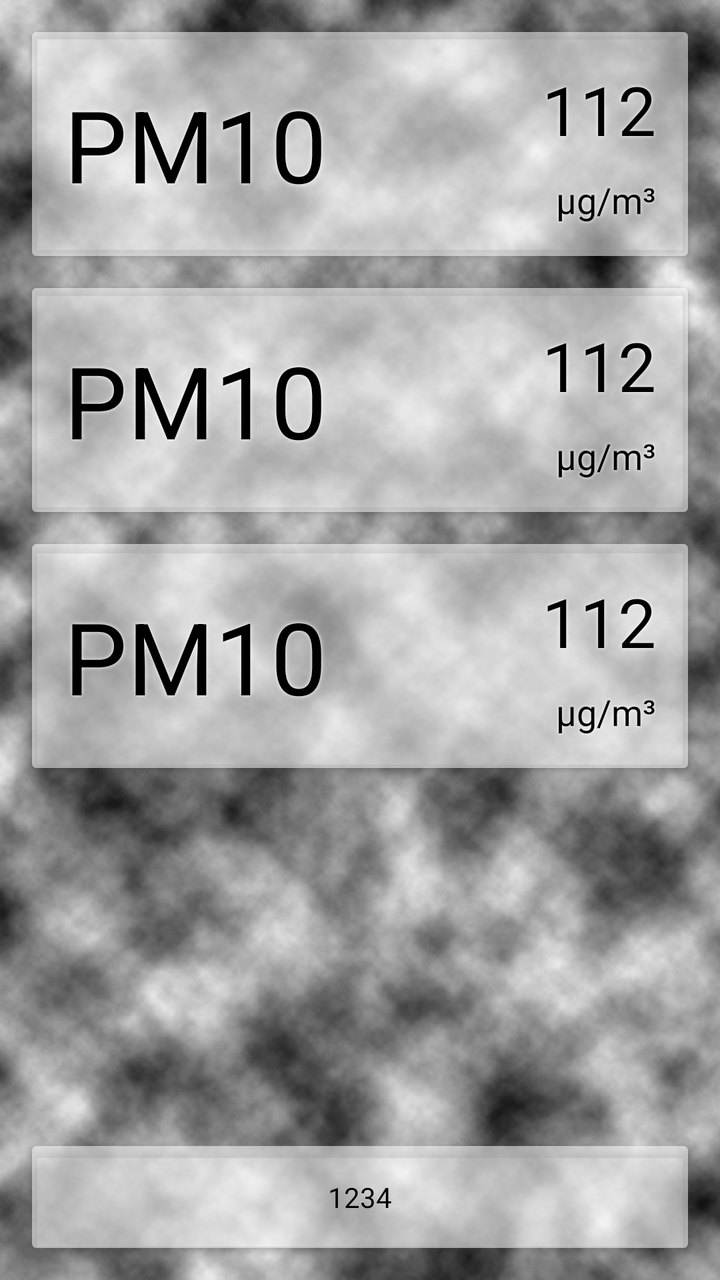
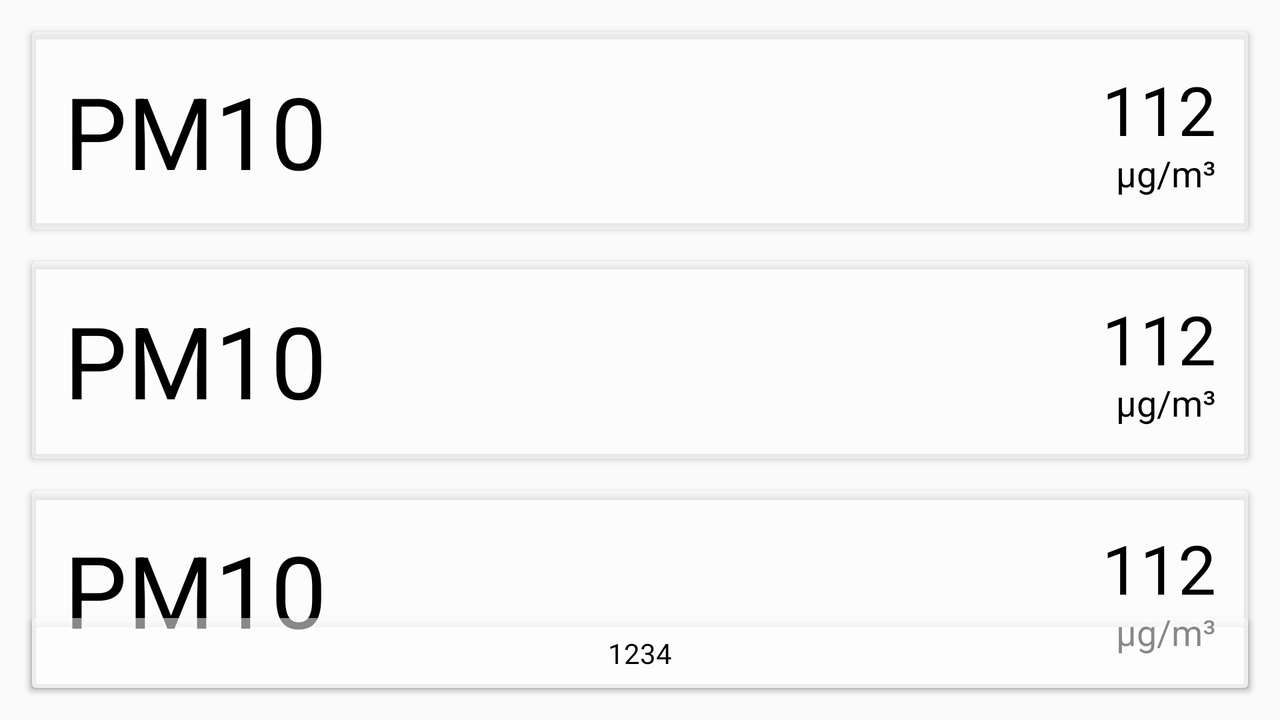

One screen, two layout resources from the same app: the default and the repository's alternative for another configuration. Each is rendered where Android would select it; the XML of both is given below.
<!-- AndroidManifest.xml: application theme AppTheme -->
<!-- res/layout/fragment_values.xml -->
<?xml version="1.0" encoding="utf-8"?>
<android.support.constraint.ConstraintLayout
        xmlns:android="http://schemas.android.com/apk/res/android"
        xmlns:app="http://schemas.android.com/apk/res-auto"
        xmlns:tools="http://schemas.android.com/tools"
        android:layout_width="match_parent"
        android:layout_height="match_parent"
        android:background="@drawable/bg"
        tools:context="sanchin.pmstation.MainActivity">
    <android.support.v7.widget.AppCompatImageView
        android:id="@+id/smog"
        android:layout_width="match_parent"
        android:layout_height="match_parent"
        android:src="@drawable/bg_smog"
        android:scaleType="centerCrop"/>
    <android.support.v7.widget.CardView
            android:id="@+id/pm1_card"
            android:layout_width="0dp"
            android:layout_height="112dp"
            android:layout_marginTop="16dp"
            android:layout_marginEnd="16dp"
            android:layout_marginStart="16dp"
            app:cardBackgroundColor="#88FFFFFF"
            app:layout_constraintEnd_toEndOf="parent"
            app:layout_constraintStart_toStartOf="parent"
            app:layout_constraintTop_toTopOf="parent"
            >
        <include layout="@layout/pm_card"/>
    </android.support.v7.widget.CardView>
    <android.support.v7.widget.CardView
            android:id="@+id/pm25_card"
            android:layout_width="0dp"
            android:layout_height="112dp"
            android:layout_marginEnd="16dp"
            android:layout_marginStart="16dp"
            android:layout_marginTop="16dp"
            app:cardBackgroundColor="#88FFFFFF"
            app:layout_constraintEnd_toEndOf="parent"
            app:layout_constraintStart_toStartOf="parent"
            app:layout_constraintTop_toBottomOf="@+id/pm1_card">
        <include layout="@layout/pm_card"/>
    </android.support.v7.widget.CardView>
    <android.support.v7.widget.CardView
            android:id="@+id/pm10_card"
            android:layout_width="0dp"
            android:layout_height="112dp"
            android:layout_marginEnd="16dp"
            android:layout_marginStart="16dp"
            android:layout_marginTop="16dp"
            app:cardBackgroundColor="#88FFFFFF"
            app:layout_constraintEnd_toEndOf="parent"
            app:layout_constraintStart_toStartOf="parent"
            app:layout_constraintTop_toBottomOf="@+id/pm25_card">
        <include layout="@layout/pm_card"/>
    </android.support.v7.widget.CardView>
    <android.support.v7.widget.CardView
            android:id="@+id/time_card"
            android:layout_width="0dp"
            android:layout_height="wrap_content"
            android:layout_marginEnd="16dp"
            android:layout_marginStart="16dp"
            android:layout_marginBottom="16dp"
            app:cardBackgroundColor="#88FFFFFF"
            app:layout_constraintEnd_toEndOf="parent"
            app:layout_constraintStart_toStartOf="parent"
            app:layout_constraintBottom_toBottomOf="parent"
            >
        <TextView
                android:id="@+id/time"
                android:layout_width="match_parent"
                android:layout_height="wrap_content"
                android:layout_marginBottom="16dp"
                android:layout_marginStart="16dp"
                android:layout_marginEnd="16dp"
                android:layout_marginTop="16dp"
                android:text="@string/pm10"
                tools:text="1234"
                android:gravity="center"
                android:layout_gravity="center"
                />
    </android.support.v7.widget.CardView>
</android.support.constraint.ConstraintLayout>
<!-- res/layout/pm_card.xml (included above) -->
<?xml version="1.0" encoding="utf-8"?>
<android.support.constraint.ConstraintLayout
    xmlns:android="http://schemas.android.com/apk/res/android"
    xmlns:app="http://schemas.android.com/apk/res-auto"
    xmlns:tools="http://schemas.android.com/tools"
    android:layout_width="match_parent"
    android:layout_height="match_parent"
    tools:showIn="@layout/activity_main">
    <TextView
        android:id="@+id/pm_value"
        android:layout_width="wrap_content"
        android:layout_height="wrap_content"
        android:layout_marginEnd="16dp"
        android:layout_marginTop="16dp"
        android:shadowColor="#ffffff"
        android:shadowRadius="5"
        android:textAppearance="@style/TextAppearance.AppCompat.Display1"
        android:textColor="@android:color/black"
        app:layout_constraintEnd_toEndOf="parent"
        app:layout_constraintTop_toTopOf="parent"
        tools:text="112"/>
    <TextView
        android:layout_width="wrap_content"
        android:layout_height="wrap_content"
        android:layout_marginBottom="16dp"
        android:layout_marginEnd="16dp"
        android:shadowColor="#ffffff"
        android:shadowRadius="5"
        android:text="@string/unit"
        android:textAppearance="@style/TextAppearance.AppCompat.Medium"
        android:textColor="@android:color/black"
        app:layout_constraintBottom_toBottomOf="parent"
        app:layout_constraintEnd_toEndOf="parent"/>
    <TextView
        android:id="@+id/pm_label"
        android:layout_width="wrap_content"
        android:layout_height="wrap_content"
        android:layout_marginBottom="16dp"
        android:layout_marginStart="16dp"
        android:layout_marginTop="16dp"
        android:shadowColor="#ffffff"
        android:shadowRadius="5"
        android:text="@string/pm10"
        android:textColor="@android:color/black"
        android:textSize="50sp"
        app:layout_constraintBottom_toBottomOf="parent"
        app:layout_constraintStart_toStartOf="parent"
        app:layout_constraintTop_toTopOf="parent"/>
</android.support.constraint.ConstraintLayout>
<!-- res/layout/activity_main.xml (included above) -->
<?xml version="1.0" encoding="utf-8"?>
<android.support.constraint.ConstraintLayout
    xmlns:android="http://schemas.android.com/apk/res/android"
    xmlns:app="http://schemas.android.com/apk/res-auto"
    xmlns:tools="http://schemas.android.com/tools"
    android:layout_width="match_parent"
    android:layout_height="match_parent"
    android:background="@drawable/bg"
    tools:context="pmstation.MainActivity"
    >
    <android.support.v7.widget.AppCompatImageView
        android:id="@+id/smog"
        android:layout_width="match_parent"
        android:layout_height="match_parent"
        android:src="@drawable/bg_smog"
        android:scaleType="centerCrop"/>
    <FrameLayout
        android:id="@+id/fragment_container"
        android:layout_width="match_parent"
        android:layout_height="match_parent"
        app:layout_constraintBottom_toBottomOf="parent"
        app:layout_constraintEnd_toEndOf="parent"
        app:layout_constraintHorizontal_bias="0.0"
        app:layout_constraintStart_toStartOf="parent"
        app:layout_constraintTop_toTopOf="parent"
        app:layout_constraintVertical_bias="0.0"
        />
    
        
        
        
        
        
        
</android.support.constraint.ConstraintLayout>
<!-- resources referenced by this layout -->
<resources>
  <!-- drawable bg: jpg bitmap (drawable-hdpi, 193150 bytes) -->
  <!-- drawable bg_smog: jpg bitmap (drawable-hdpi, 114175 bytes) -->
  <string name="pm10">PM10</string>
  <string name="unit">µg/m³</string>
  <style name="AppTheme" parent="Theme.AppCompat.Light.DarkActionBar">
          
          <item name="colorPrimary">@color/colorPrimary</item>
          <item name="colorPrimaryDark">@color/colorPrimaryDark</item>
          <item name="colorAccent">@color/colorAccent</item>
          <item name="android:textColor">#000000</item>
      </style>
  <color name="colorPrimary">#3F51B5</color>
  <color name="colorPrimaryDark">#303F9F</color>
  <color name="colorAccent">#a16100</color>
</resources>
<!-- res/layout-land/fragment_values.xml (the repository's variant of the layout above) -->
<!-- drawn on the phone turned sideways -->
<?xml version="1.0" encoding="utf-8"?>
<android.support.constraint.ConstraintLayout
    xmlns:android="http://schemas.android.com/apk/res/android"
    xmlns:app="http://schemas.android.com/apk/res-auto"
    xmlns:tools="http://schemas.android.com/tools"
    android:layout_width="match_parent"
    android:layout_height="match_parent"
    tools:context="pmstation.MainActivity">
    <androidx.cardview.widget.CardView
        android:id="@+id/pm1_card"
        android:layout_width="0dp"
        android:layout_height="wrap_content"
        android:layout_marginEnd="16dp"
        android:layout_marginStart="16dp"
        android:layout_marginTop="16dp"
        app:cardBackgroundColor="#88FFFFFF"
        app:layout_constraintEnd_toEndOf="parent"
        app:layout_constraintStart_toStartOf="parent"
        app:layout_constraintTop_toTopOf="parent"
        >
        <include layout="@layout/pm_card"/>
    </androidx.cardview.widget.CardView>
    <androidx.cardview.widget.CardView
        android:id="@+id/pm25_card"
        android:layout_width="0dp"
        android:layout_height="wrap_content"
        android:layout_marginEnd="16dp"
        android:layout_marginStart="16dp"
        android:layout_marginTop="16dp"
        app:cardBackgroundColor="#88FFFFFF"
        app:layout_constraintEnd_toEndOf="parent"
        app:layout_constraintStart_toStartOf="parent"
        app:layout_constraintTop_toBottomOf="@+id/pm1_card">
        <include layout="@layout/pm_card"/>
    </androidx.cardview.widget.CardView>
    <androidx.cardview.widget.CardView
        android:id="@+id/pm10_card"
        android:layout_width="0dp"
        android:layout_height="wrap_content"
        android:layout_marginEnd="16dp"
        android:layout_marginStart="16dp"
        android:layout_marginTop="16dp"
        app:cardBackgroundColor="#88FFFFFF"
        app:layout_constraintEnd_toEndOf="parent"
        app:layout_constraintStart_toStartOf="parent"
        app:layout_constraintTop_toBottomOf="@+id/pm25_card">
        <include layout="@layout/pm_card"/>
    </androidx.cardview.widget.CardView>
    <androidx.cardview.widget.CardView
        android:id="@+id/time_card"
        android:layout_width="0dp"
        android:layout_height="wrap_content"
        android:layout_marginBottom="16dp"
        android:layout_marginEnd="16dp"
        android:layout_marginStart="16dp"
        app:cardBackgroundColor="#88FFFFFF"
        app:layout_constraintBottom_toBottomOf="parent"
        app:layout_constraintEnd_toEndOf="parent"
        app:layout_constraintStart_toStartOf="parent"
        >
        <TextView
            android:id="@+id/time"
            android:layout_width="match_parent"
            android:layout_height="wrap_content"
            android:layout_gravity="center"
            android:layout_marginBottom="8dp"
            android:layout_marginEnd="16dp"
            android:layout_marginStart="16dp"
            android:layout_marginTop="8dp"
            android:gravity="center"
            android:textColor="@android:color/black"
            tools:text="1234"
            />
    </androidx.cardview.widget.CardView>
</android.support.constraint.ConstraintLayout>
<!-- res/layout/fragment_values.xml (included above) -->
<?xml version="1.0" encoding="utf-8"?>
<android.support.constraint.ConstraintLayout
        xmlns:android="http://schemas.android.com/apk/res/android"
        xmlns:app="http://schemas.android.com/apk/res-auto"
        xmlns:tools="http://schemas.android.com/tools"
        android:layout_width="match_parent"
        android:layout_height="match_parent"
        android:background="@drawable/bg"
        tools:context="sanchin.pmstation.MainActivity">
    <android.support.v7.widget.AppCompatImageView
        android:id="@+id/smog"
        android:layout_width="match_parent"
        android:layout_height="match_parent"
        android:src="@drawable/bg_smog"
        android:scaleType="centerCrop"/>
    <android.support.v7.widget.CardView
            android:id="@+id/pm1_card"
            android:layout_width="0dp"
            android:layout_height="112dp"
            android:layout_marginTop="16dp"
            android:layout_marginEnd="16dp"
            android:layout_marginStart="16dp"
            app:cardBackgroundColor="#88FFFFFF"
            app:layout_constraintEnd_toEndOf="parent"
            app:layout_constraintStart_toStartOf="parent"
            app:layout_constraintTop_toTopOf="parent"
            >
        <include layout="@layout/pm_card"/>
    </android.support.v7.widget.CardView>
    <android.support.v7.widget.CardView
            android:id="@+id/pm25_card"
            android:layout_width="0dp"
            android:layout_height="112dp"
            android:layout_marginEnd="16dp"
            android:layout_marginStart="16dp"
            android:layout_marginTop="16dp"
            app:cardBackgroundColor="#88FFFFFF"
            app:layout_constraintEnd_toEndOf="parent"
            app:layout_constraintStart_toStartOf="parent"
            app:layout_constraintTop_toBottomOf="@+id/pm1_card">
        <include layout="@layout/pm_card"/>
    </android.support.v7.widget.CardView>
    <android.support.v7.widget.CardView
            android:id="@+id/pm10_card"
            android:layout_width="0dp"
            android:layout_height="112dp"
            android:layout_marginEnd="16dp"
            android:layout_marginStart="16dp"
            android:layout_marginTop="16dp"
            app:cardBackgroundColor="#88FFFFFF"
            app:layout_constraintEnd_toEndOf="parent"
            app:layout_constraintStart_toStartOf="parent"
            app:layout_constraintTop_toBottomOf="@+id/pm25_card">
        <include layout="@layout/pm_card"/>
    </android.support.v7.widget.CardView>
    <android.support.v7.widget.CardView
            android:id="@+id/time_card"
            android:layout_width="0dp"
            android:layout_height="wrap_content"
            android:layout_marginEnd="16dp"
            android:layout_marginStart="16dp"
            android:layout_marginBottom="16dp"
            app:cardBackgroundColor="#88FFFFFF"
            app:layout_constraintEnd_toEndOf="parent"
            app:layout_constraintStart_toStartOf="parent"
            app:layout_constraintBottom_toBottomOf="parent"
            >
        <TextView
                android:id="@+id/time"
                android:layout_width="match_parent"
                android:layout_height="wrap_content"
                android:layout_marginBottom="16dp"
                android:layout_marginStart="16dp"
                android:layout_marginEnd="16dp"
                android:layout_marginTop="16dp"
                android:text="@string/pm10"
                tools:text="1234"
                android:gravity="center"
                android:layout_gravity="center"
                />
    </android.support.v7.widget.CardView>
</android.support.constraint.ConstraintLayout>
